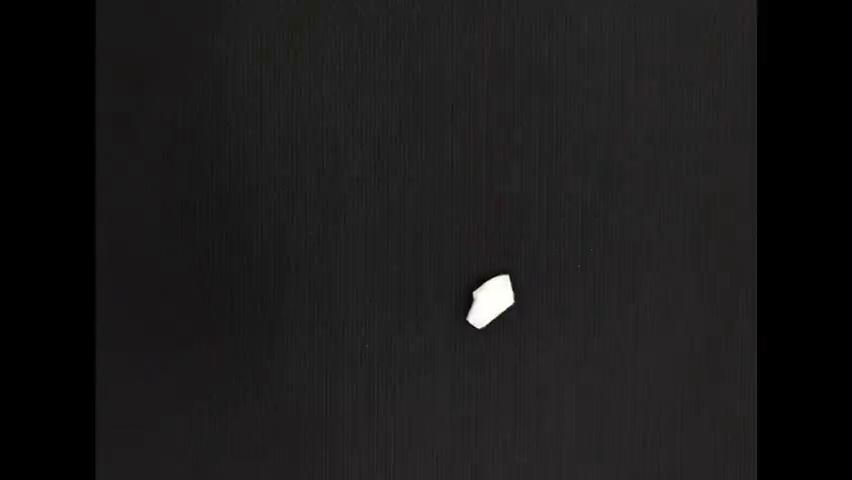
#> input picture frame 12 of sandbox/video.mp4, 852 x 480 px, given in place of video_r.mp4, which was not available
$ python video_tracking_rise.py
#> lines starting #> are read from the running program, lines starting #| are printed output that depends on the picture; after the words box and inside, x2 and y2 are one past the last pixel; in counts of white or black regions, pixels touching at a corner belong together
#> further down, frame is the input picture: shape (480, 852, 3); mean B, G, R 25.8, 25.5, 26.3
# [29 lines of commented-out code are left out]


import numpy as np
import cv2
from matplotlib import pyplot as plt

# 画像から輪郭を検出する関数
def contours(img):
    img_gray = cv2.cvtColor(img, cv2.COLOR_BGR2GRAY)                  # グレースケール化
    ret, img_binary = cv2.threshold(img_gray,                         # 二値化
                                    60, 255,                          # 二値化のための閾値60(調整要)
                                    cv2.THRESH_BINARY)
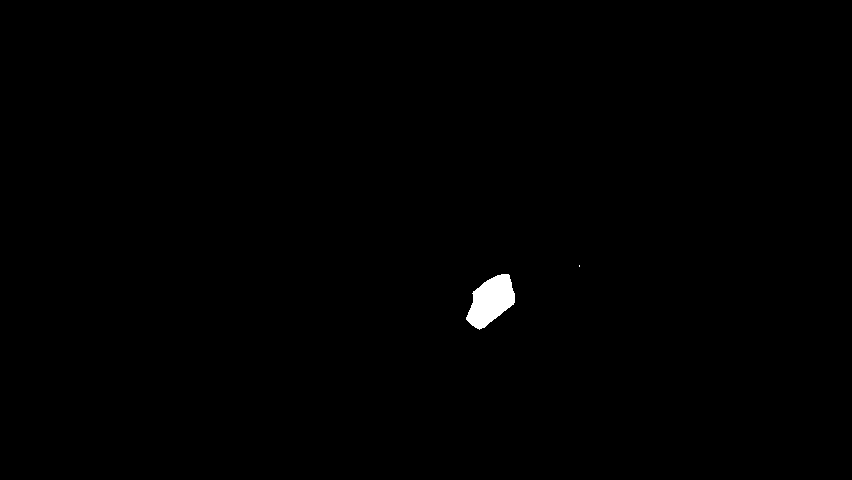
#> img_binary: shape (480, 852); 0.42% white; 2 white regions (1 under 20 px)
    contours, hierarchy = cv2.findContours(img_binary,                # 輪郭検出
                                           cv2.RETR_EXTERNAL,         # 外側の輪郭のみ抽出
                                           cv2.CHAIN_APPROX_SIMPLE)
#> contours = 2 contours, 1 with area under 20; largest, box (x1, y1, x2, y2) and area: (466, 274, 515, 330) 1625
#> (the run stopped early here; a loop or call above may not have finished)

$ run again, starting later in the video
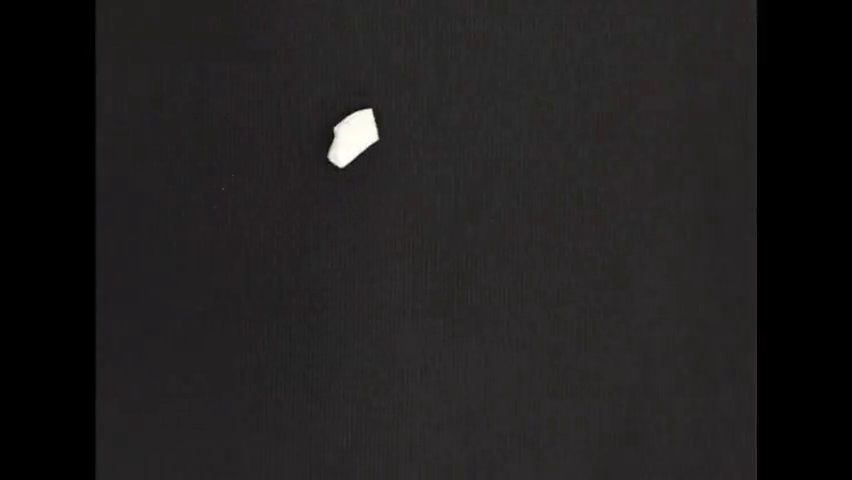
#> input picture frame 58 of sandbox/video.mp4, 852 x 480 px, given in place of video_r.mp4, which was not available
#> frame is the input picture: shape (480, 852, 3); mean B, G, R 30.6, 30.4, 31.9
#> in contours, `ret, img_binary = cv2.threshold(img_gray,`:
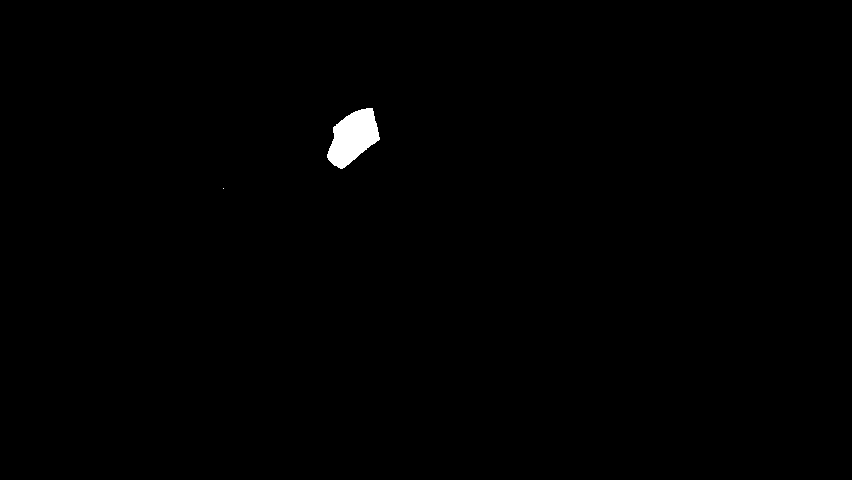
#> img_binary: shape (480, 852); 0.49% white; 2 white regions (1 under 20 px)
#> contours = 2 contours, 1 with area under 20; largest, box (x1, y1, x2, y2) and area: (327, 108, 380, 169) 1920

$ run again, starting later in the video
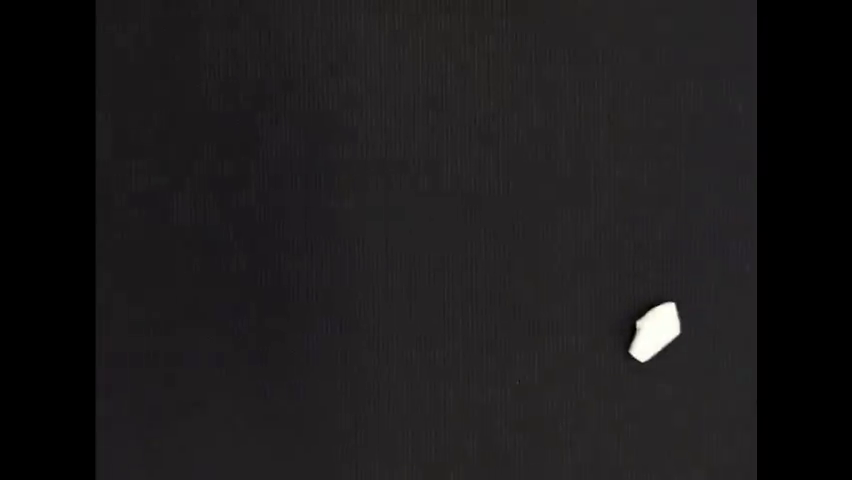
#> input picture frame 103 of sandbox/video.mp4, 852 x 480 px, given in place of video_r.mp4, which was not available
#> frame is the input picture: shape (480, 852, 3); mean B, G, R 27.5, 26.6, 28.2
#> in contours, `ret, img_binary = cv2.threshold(img_gray,`:
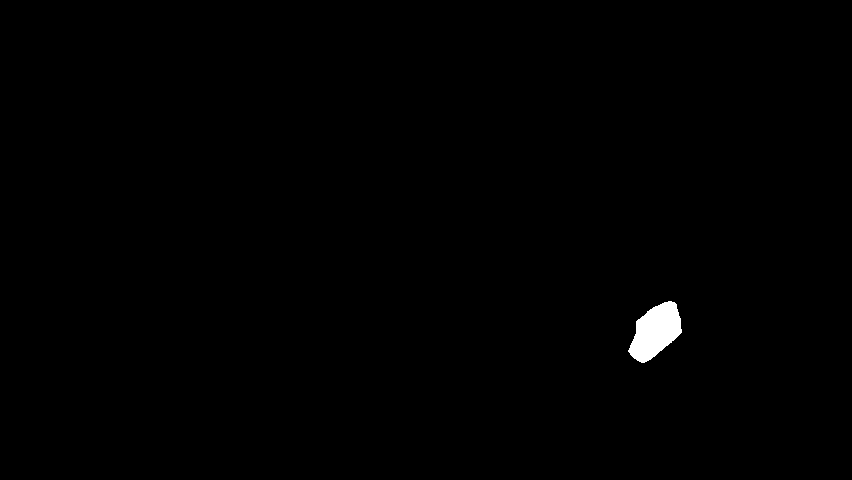
#> img_binary: shape (480, 852); 0.5% white; 1 white region
#> contours = 1 contour; box (x1, y1, x2, y2) and area: (628, 301, 682, 363) 1986
#> in contours, `x = np.mean(contours[0].T[0, 0])`: x = 652.3
#> in contours, `y = np.mean(contours[0].T[1, 0])`: y = 331.4
#> `x, y = contours(frame)`: x = 652.3; y = 331.4
#> `frame = cv2.circle(frame, (int(x), int(y)), 30, (0, 255, 0), 3)`:
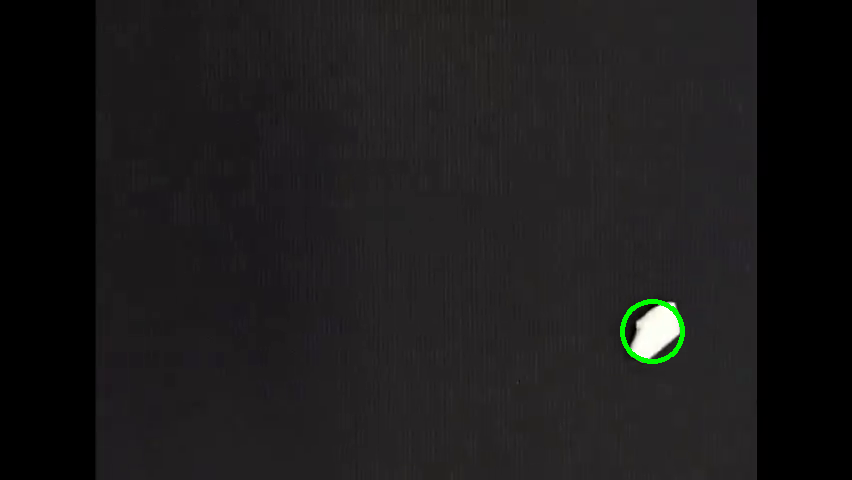
#> frame: shape (480, 852, 3); 0.23% of pixels changed, all inside (x1, y1, x2, y2) = (620, 299, 685, 364)
